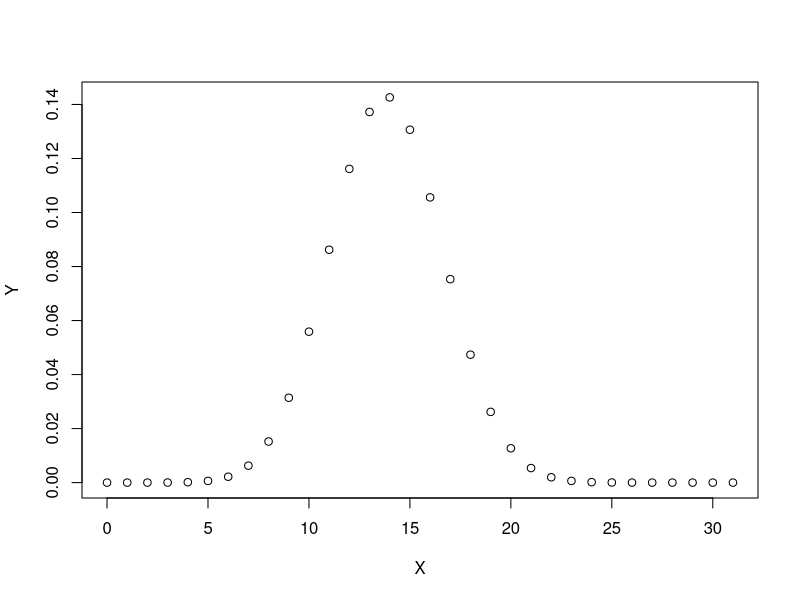
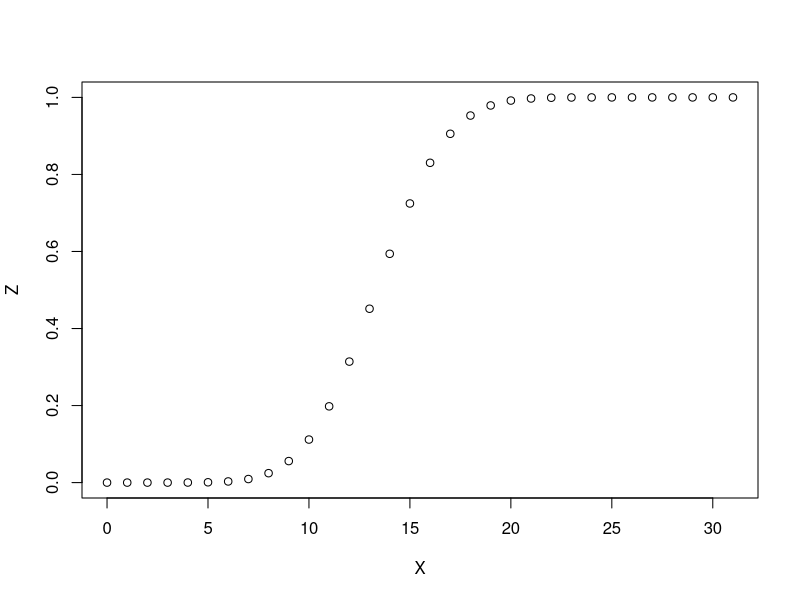

The R source for these figures, in order:
#1
x<-c(7,8,9)
dbinom(7,12,1/6)+dbinom(8,12,1/6)+dbinom(9,12,1/6)
vec<-c(pbinom(x,12,1/6,lower.tail=TRUE))
#2
score<-c(84:100)
pnorm(score,mean=72,sd=15.2)

#3
dpois(0,5)
dpois(48,50)+dpois(49,50)+dpois(50,50)

#4
dhyper(3,17,233,5,log=FALSE)
dbinom(3,5,17/250,log=FALSE)

#5a
#X follows binomial distribution with parameters n=31 and 
#the probability of students using wiki is 0.447

#5b
#PMF error in this question .
X=0:31
Y=dbinom(X,31,0.447)
plot(X,Y)
#5c
#CDF
Z=pbinom(X,31,0.447)
plot(X,Z)

#5d
n<-32
p<-0.447
q<-0.553
mean<-n*p
print(mean)
var<-n*p*q
print(var)
sd<-sqrt(var)
print(sd)
